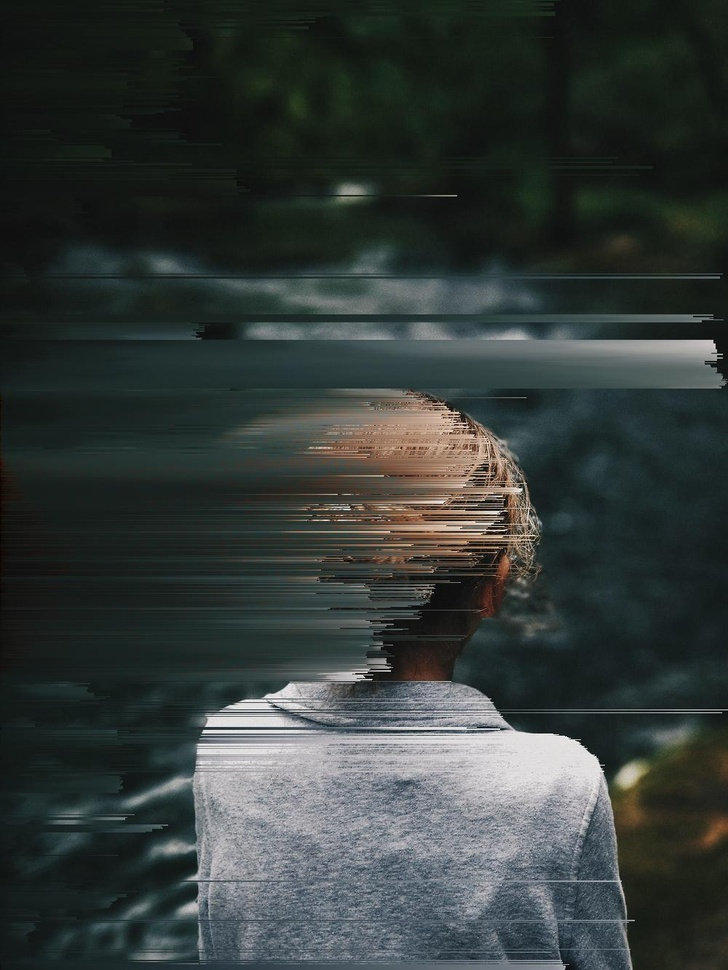
#> input picture CodeIT/pset2/glitch/glitched-image1.jpg, 728 x 970 px, shrunk from 1000 x 1333 before the run
$ python glitch.py glitched-image1.jpg
#> lines starting #> are read from the running program, lines starting #| are printed output that depends on the picture
'''
    Pixels
'''

from PIL import Image
from sys import argv
from matplotlib.cbook import flatten

from sklearn.cluster import k_means

'''
    loadImage:
        - loadImage is a function that we have implemented for you
        - It takes in a filename from the command line argument and returns 3 values: image, width, height
        - image: a 2D list representation of the image file passed into loadImage
        - width: width of the image (number of columns in 2D list)
        - height: height of the image (number of rows in 2D list)
'''
def loadImage(filename):
    # open image
#> called with filename = 'glitched-image1.jpg'
    img = Image.open(filename)
#> img is the input picture: PIL image 728x970 RGB; mean R, G, B 52.1, 59.2, 57

    # retrieve pixels in a 2d array
    width, height = img.size
#> width = 728; height = 970
    img = img.load()
    image = [[0] * width for i in range(height)]

    for y in range(height):
        for x in range(width):
            image[y][x] = list(img[x, y])
#> after the loop, image = 970 items

    return image, width, height

'''
    saveImage
        - saveImage is a function that we have implemented for you
        - It takes in the processed image (which you will implement), and outputs a new file with a new name that you input
        - The new name that you input must end with '.jpg'
'''
def saveImage(flattened_pixels, width, height, newFilename):
    for i in range(len(flattened_pixels)):
        flattened_pixels[i] = tuple(flattened_pixels[i])
    new_img = Image.new('RGB',(width, height))
    new_img.putdata(flattened_pixels)
    new_img.save(newFilename)

'''
    flattenImage
    - You are to implement this function by yourself
    - This function takes in image as a 2D list of RGB values, and returns that list flattened to a 1D list of RGB values.
'''
def flattenImage(image, width, height):
    # TO IMPLEMENT
    flatten_pixels = []
    for pixel_row in range(height):
        for pixel_col in range(width):
            pixel = image[pixel_row][pixel_col]
            flatten_pixels.append(pixel)
    return flatten_pixels

def main():
    '''
        width: width of image in px
        height: height of image in px
        image: 2D list of an image, each element a tuple of RGB values
        e.g. image[0][0] is the RGB values of the first element
    '''

    # STEP 1: LOAD TO GET INITIAL IMAGE, WIDTH AND HEIGHT
    image, width, height = loadImage(argv[1])
#> image = 970 items; width = 728; height = 970
    # STEP 2: SORT EACH ROW OF PIXELS
    # TO IMPLEMENT
    def sort_row(row):
        darkest_color = 255*3
        darkest_color_index = 0
        #find the darkest pixel in the row
        #by using linear search
        for i in range(len(row)):
            # each pixel has an RPG value, for instance (255, 255, 255)
            temp = row[i][0] + row[i][1] + row[i][2]
            if temp < darkest_color:
                darkest_color = temp
                darkest_color_index = i
        # once index for the darkest pixel is extracted
        # perform insertion sort
        for j in range(1,(darkest_color_index+1)):
            k = j
            while ( k != 0 and sum(row[k - 1]) > sum(row[k]) ):
                temp = row[k]
                row[k] = row[k-1]
                row[k-1] = temp
                k -= 1
        return row
    # regrouping the sorted rows pixels into a new sorted image 2D array
    def sort_image(image):
        sorted_image = []
        for pixels_row in image:
            sorted_row = sort_row(pixels_row)
            sorted_image.append(sorted_row)
#> after the loop, sorted_image = 970 items
        return sorted_image

    sorted_image = sort_image(image)
#> sorted_image = 970 items

    # STEP 3: FLATTEN PIXELS INTO 1D LIST
    flattened_pixels = flattenImage(sorted_image, width, height)
#> after the loop in flattenImage, `for pixel_row in range(height):`: flatten_pixels = 706160 items
#> flattened_pixels = 706160 items

    # STEP 4: SAVE NEW PIXELS INTO FILE
    newName = input("new file name: ")
#> the answer given: glitched-image2.jpg
    saveImage(flattened_pixels, width, height, newName)
#> in saveImage, `new_img = Image.new('RGB',(width, height))`: new_img: PIL image 728x970 RGB; every value is 0
#> in saveImage, `new_img.putdata(flattened_pixels)`:
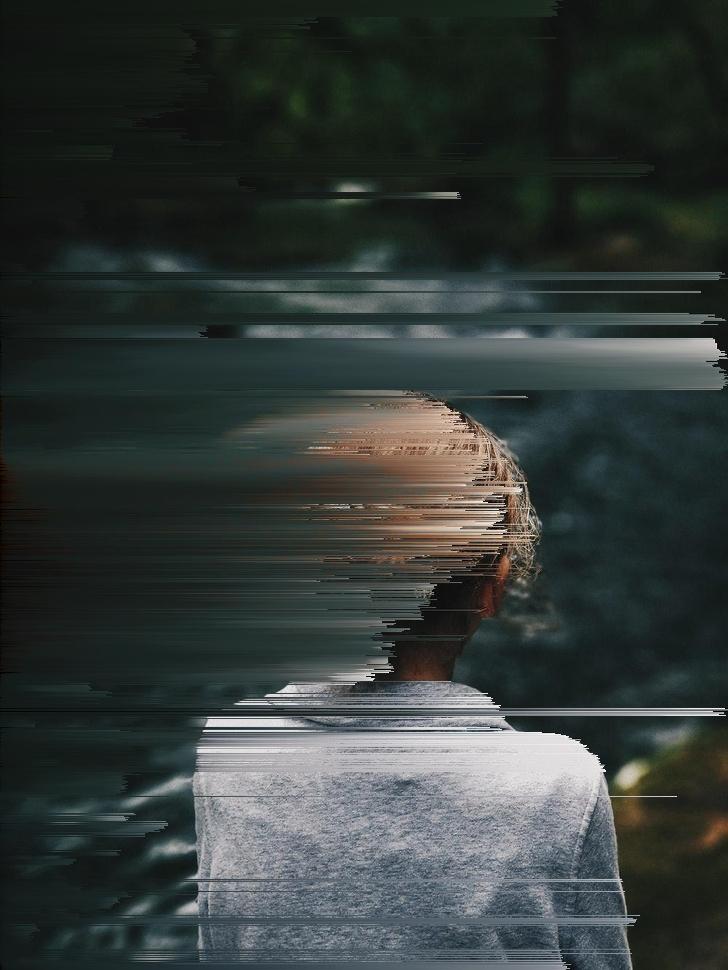
#> new_img: PIL image 728x970 RGB; mean R, G, B 52.1, 59.2, 57

if __name__ == '__main__':
    main()

$ run again, on CodeIT/pset2/glitch/glitched-image4.jpg
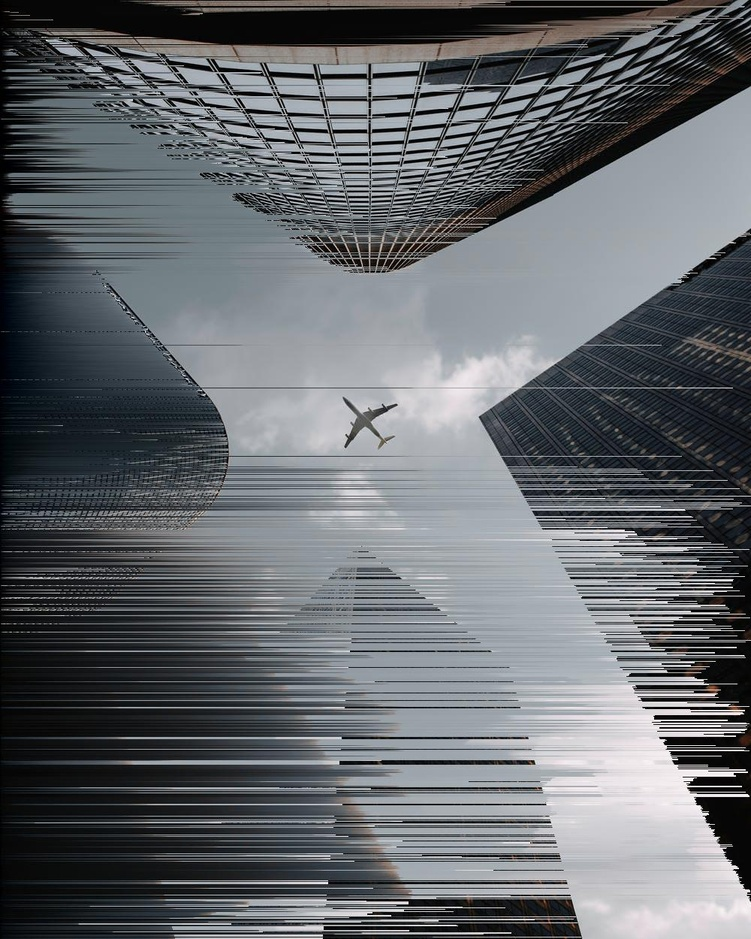
#> input picture CodeIT/pset2/glitch/glitched-image4.jpg, 751 x 939 px, shrunk from 1000 x 1250 before the run
#> in loadImage, img is the input picture: PIL image 751x939 RGB; mean R, G, B 99.8, 103.5, 107.7
#> after the loop in loadImage, `for y in range(height):`: image = 939 items
#> in main, `image, width, height = loadImage(argv[1])`: width = 751; height = 939
#> after the loop in sort_image, `for pixels_row in image:`: sorted_image = 939 items
#> after the loop in flattenImage, `for pixel_row in range(height):`: flatten_pixels = 705189 items
#> in saveImage, `new_img.putdata(flattened_pixels)`:
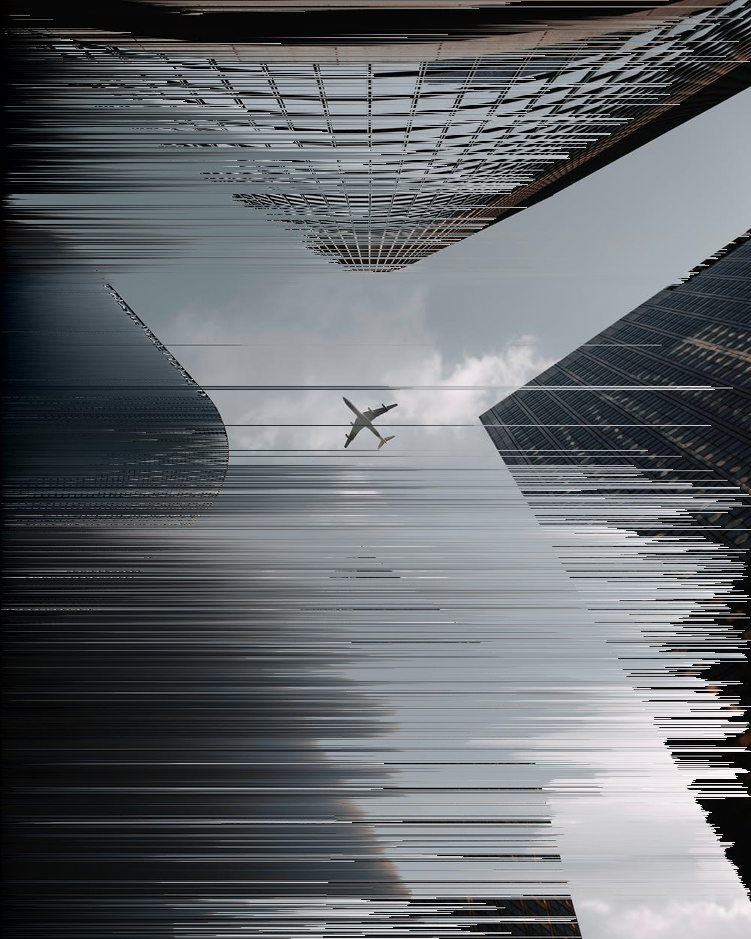
#> new_img: PIL image 751x939 RGB; mean R, G, B 99.8, 103.5, 107.7
